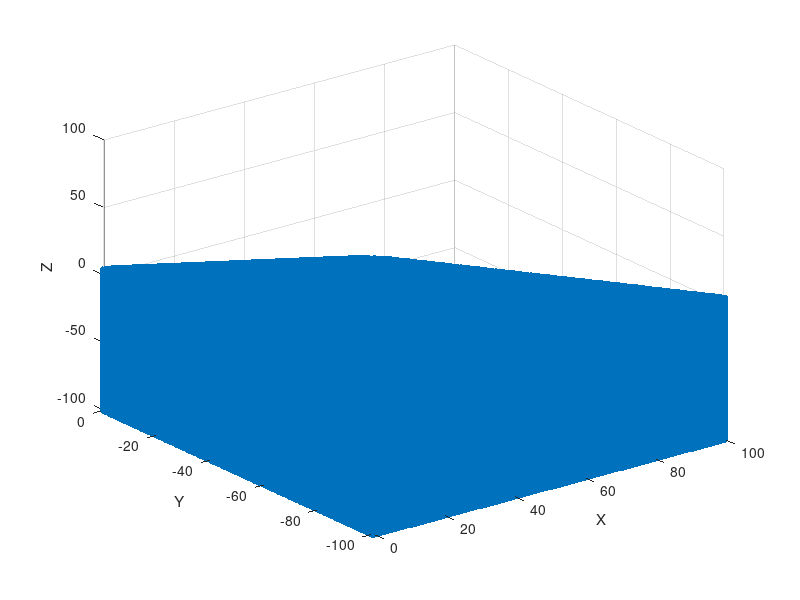

Recreate this plot in MATLAB.
clear; close all; clc;

% define the range of x,y,z coordinates
step = 1.0;
x = -100:step:100;
y = -100:step:100;
z = -100:step:100;

% generate a grid with all triplets (x,y,z)
[X,Y,Z] = meshgrid(x, y, z);

% DISEQUAZIONI.
% Per mettere il quadrato usare: .^ ---> (X.^2)
I = (X+Y+Z-4<=0) & (-X<=0) & (Y<=0);

% Plot of the points (x,y,z) that verify all inequalities
scatter3(X(I), Y(I), Z(I), 'blue', 'filled', 'o');
xlabel('X'); ylabel('Y'); zlabel('Z');